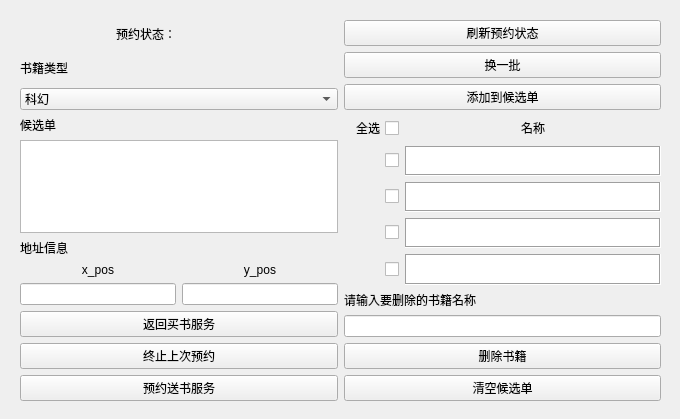
<?xml version="1.0" encoding="UTF-8"?>
<ui version="4.0">
 <class>Purchase</class>
 <widget class="QWidget" name="Purchase">
  <property name="geometry">
   <rect>
    <x>0</x>
    <y>0</y>
    <width>680</width>
    <height>419</height>
   </rect>
  </property>
  <property name="sizePolicy">
   <sizepolicy hsizetype="Ignored" vsizetype="Ignored">
    <horstretch>0</horstretch>
    <verstretch>0</verstretch>
   </sizepolicy>
  </property>
  <property name="windowTitle">
   <string>Form</string>
  </property>
  <widget class="QWidget" name="verticalLayoutWidget_4">
   <property name="geometry">
    <rect>
     <x>20</x>
     <y>20</y>
     <width>641</width>
     <height>381</height>
    </rect>
   </property>
   <property name="sizePolicy">
    <sizepolicy hsizetype="Minimum" vsizetype="Minimum">
     <horstretch>0</horstretch>
     <verstretch>0</verstretch>
    </sizepolicy>
   </property>
   <layout class="QVBoxLayout" name="verticalLayout_4">
    <item>
     <layout class="QHBoxLayout" name="horizontalLayout">
      <item>
       <layout class="QVBoxLayout" name="verticalLayout">
        <item>
         <layout class="QHBoxLayout" name="horizontalLayout_3">
          <item>
           <widget class="QLabel" name="label_8">
            <property name="text">
             <string>预约状态：</string>
            </property>
            <property name="alignment">
             <set>Qt::AlignRight|Qt::AlignTrailing|Qt::AlignVCenter</set>
            </property>
           </widget>
          </item>
          <item>
           <widget class="QLabel" name="label_9">
            <property name="text">
             <string/>
            </property>
           </widget>
          </item>
         </layout>
        </item>
        <item>
         <widget class="QLabel" name="label">
          <property name="text">
           <string>书籍类型</string>
          </property>
         </widget>
        </item>
        <item>
         <widget class="QComboBox" name="comboBox">
          <item>
           <property name="text">
            <string>科幻</string>
           </property>
          </item>
          <item>
           <property name="text">
            <string>言情</string>
           </property>
          </item>
          <item>
           <property name="text">
            <string>科技</string>
           </property>
          </item>
          <item>
           <property name="text">
            <string>杂志</string>
           </property>
          </item>
         </widget>
        </item>
       </layout>
      </item>
      <item>
       <layout class="QVBoxLayout" name="verticalLayout_2">
        <item>
         <widget class="QPushButton" name="pushButton_8">
          <property name="text">
           <string>刷新预约状态</string>
          </property>
         </widget>
        </item>
        <item>
         <widget class="QPushButton" name="pushButton_5">
          <property name="text">
           <string>换一批</string>
          </property>
         </widget>
        </item>
        <item>
         <widget class="QPushButton" name="pushButton_6">
          <property name="text">
           <string>添加到候选单</string>
          </property>
         </widget>
        </item>
       </layout>
      </item>
     </layout>
    </item>
    <item>
     <layout class="QHBoxLayout" name="horizontalLayout_2">
      <item>
       <layout class="QVBoxLayout" name="verticalLayout_3">
        <property name="sizeConstraint">
         <enum>QLayout::SetDefaultConstraint</enum>
        </property>
        <property name="rightMargin">
         <number>0</number>
        </property>
        <item>
         <widget class="QLabel" name="label_2">
          <property name="text">
           <string>候选单</string>
          </property>
         </widget>
        </item>
        <item>
         <widget class="QListView" name="listView">
          <property name="itemAlignment">
           <set>Qt::AlignHCenter</set>
          </property>
         </widget>
        </item>
        <item>
         <widget class="QLabel" name="label_7">
          <property name="text">
           <string>地址信息</string>
          </property>
         </widget>
        </item>
        <item>
         <layout class="QGridLayout" name="gridLayout_2">
          <item row="0" column="1">
           <widget class="QLabel" name="label_6">
            <property name="text">
             <string>y_pos</string>
            </property>
            <property name="alignment">
             <set>Qt::AlignCenter</set>
            </property>
           </widget>
          </item>
          <item row="0" column="0">
           <widget class="QLabel" name="label_5">
            <property name="text">
             <string>x_pos</string>
            </property>
            <property name="alignment">
             <set>Qt::AlignCenter</set>
            </property>
           </widget>
          </item>
          <item row="1" column="0">
           <widget class="QLineEdit" name="lineEdit_2">
            <property name="alignment">
             <set>Qt::AlignCenter</set>
            </property>
           </widget>
          </item>
          <item row="1" column="1">
           <widget class="QLineEdit" name="lineEdit_3">
            <property name="alignment">
             <set>Qt::AlignCenter</set>
            </property>
           </widget>
          </item>
         </layout>
        </item>
        <item>
         <widget class="QPushButton" name="pushButton_4">
          <property name="text">
           <string>返回买书服务</string>
          </property>
         </widget>
        </item>
        <item>
         <widget class="QPushButton" name="pushButton_3">
          <property name="text">
           <string>终止上次预约</string>
          </property>
         </widget>
        </item>
        <item>
         <widget class="QPushButton" name="pushButton_7">
          <property name="text">
           <string>预约送书服务</string>
          </property>
         </widget>
        </item>
       </layout>
      </item>
      <item>
       <layout class="QVBoxLayout" name="verticalLayout_5">
        <property name="leftMargin">
         <number>0</number>
        </property>
        <item>
         <layout class="QGridLayout" name="gridLayout">
          <item row="2" column="0">
           <widget class="QCheckBox" name="checkBox_2">
            <property name="layoutDirection">
             <enum>Qt::RightToLeft</enum>
            </property>
            <property name="text">
             <string/>
            </property>
           </widget>
          </item>
          <item row="0" column="0">
           <widget class="QCheckBox" name="checkBox_5">
            <property name="layoutDirection">
             <enum>Qt::RightToLeft</enum>
            </property>
            <property name="text">
             <string>全选</string>
            </property>
           </widget>
          </item>
          <item row="1" column="0">
           <widget class="QCheckBox" name="checkBox">
            <property name="layoutDirection">
             <enum>Qt::RightToLeft</enum>
            </property>
            <property name="text">
             <string/>
            </property>
            <property name="checked">
             <bool>false</bool>
            </property>
           </widget>
          </item>
          <item row="4" column="1">
           <widget class="QPlainTextEdit" name="plainTextEdit_4">
            <property name="enabled">
             <bool>true</bool>
            </property>
            <property name="sizePolicy">
             <sizepolicy hsizetype="Preferred" vsizetype="Preferred">
              <horstretch>0</horstretch>
              <verstretch>0</verstretch>
             </sizepolicy>
            </property>
            <property name="focusPolicy">
             <enum>Qt::NoFocus</enum>
            </property>
            <property name="contextMenuPolicy">
             <enum>Qt::NoContextMenu</enum>
            </property>
            <property name="frameShape">
             <enum>QFrame::Box</enum>
            </property>
            <property name="readOnly">
             <bool>true</bool>
            </property>
           </widget>
          </item>
          <item row="4" column="0">
           <widget class="QCheckBox" name="checkBox_4">
            <property name="layoutDirection">
             <enum>Qt::RightToLeft</enum>
            </property>
            <property name="text">
             <string/>
            </property>
           </widget>
          </item>
          <item row="2" column="1">
           <widget class="QPlainTextEdit" name="plainTextEdit_2">
            <property name="sizePolicy">
             <sizepolicy hsizetype="Minimum" vsizetype="Minimum">
              <horstretch>0</horstretch>
              <verstretch>0</verstretch>
             </sizepolicy>
            </property>
            <property name="focusPolicy">
             <enum>Qt::NoFocus</enum>
            </property>
            <property name="contextMenuPolicy">
             <enum>Qt::NoContextMenu</enum>
            </property>
            <property name="frameShape">
             <enum>QFrame::Box</enum>
            </property>
            <property name="readOnly">
             <bool>true</bool>
            </property>
           </widget>
          </item>
          <item row="1" column="1">
           <widget class="QPlainTextEdit" name="plainTextEdit">
            <property name="sizePolicy">
             <sizepolicy hsizetype="Preferred" vsizetype="Preferred">
              <horstretch>0</horstretch>
              <verstretch>0</verstretch>
             </sizepolicy>
            </property>
            <property name="baseSize">
             <size>
              <width>5</width>
              <height>5</height>
             </size>
            </property>
            <property name="focusPolicy">
             <enum>Qt::NoFocus</enum>
            </property>
            <property name="contextMenuPolicy">
             <enum>Qt::NoContextMenu</enum>
            </property>
            <property name="frameShape">
             <enum>QFrame::Box</enum>
            </property>
            <property name="lineWrapMode">
             <enum>QPlainTextEdit::NoWrap</enum>
            </property>
            <property name="readOnly">
             <bool>true</bool>
            </property>
            <property name="placeholderText">
             <string/>
            </property>
           </widget>
          </item>
          <item row="3" column="1">
           <widget class="QPlainTextEdit" name="plainTextEdit_3">
            <property name="sizePolicy">
             <sizepolicy hsizetype="Preferred" vsizetype="Preferred">
              <horstretch>0</horstretch>
              <verstretch>0</verstretch>
             </sizepolicy>
            </property>
            <property name="focusPolicy">
             <enum>Qt::NoFocus</enum>
            </property>
            <property name="contextMenuPolicy">
             <enum>Qt::NoContextMenu</enum>
            </property>
            <property name="frameShape">
             <enum>QFrame::Box</enum>
            </property>
            <property name="readOnly">
             <bool>true</bool>
            </property>
           </widget>
          </item>
          <item row="0" column="1">
           <widget class="QLabel" name="label_3">
            <property name="text">
             <string>名称</string>
            </property>
            <property name="alignment">
             <set>Qt::AlignCenter</set>
            </property>
           </widget>
          </item>
          <item row="3" column="0">
           <widget class="QCheckBox" name="checkBox_3">
            <property name="layoutDirection">
             <enum>Qt::RightToLeft</enum>
            </property>
            <property name="text">
             <string/>
            </property>
           </widget>
          </item>
         </layout>
        </item>
        <item>
         <widget class="QLabel" name="label_4">
          <property name="text">
           <string>请输入要删除的书籍名称</string>
          </property>
         </widget>
        </item>
        <item>
         <widget class="QLineEdit" name="lineEdit">
          <property name="alignment">
           <set>Qt::AlignCenter</set>
          </property>
         </widget>
        </item>
        <item>
         <widget class="QPushButton" name="pushButton">
          <property name="text">
           <string>删除书籍</string>
          </property>
         </widget>
        </item>
        <item>
         <widget class="QPushButton" name="pushButton_2">
          <property name="text">
           <string>清空候选单</string>
          </property>
         </widget>
        </item>
       </layout>
      </item>
     </layout>
    </item>
   </layout>
  </widget>
 </widget>
 <resources/>
 <connections/>
</ui>
